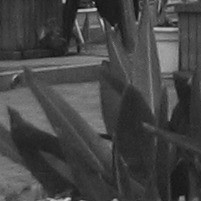
#> input picture object_recognition_templates/original.jpg, 201 x 201 px, found by its file name; its folder holds only this picture in this run
$ python object_recognition.py
#> lines starting #> are read from the running program, lines starting #| are printed output that depends on the picture
"""
IMAGE OBJECT RECOGNITION IN THE LOG-POLAR COORDINATE SYSTEM AND DETERMINING THE PARAMETERS OF ITS ROTATION AND SCALING
Recognizing objects in an image and determining the parameters of their spatial rotation and scaling with respect to a
source image using a correlation method in a polar-logarithmic coordinate system.
"""

import cv2
import numpy as np
import os

def read_image(image, text):
#> called with text = 'original.jpg'
    img = cv2.imread(image)
#> img is the input picture: shape (201, 201, 3); min 10, max 206, mean 68.8
    cv2.namedWindow(f"{text}", cv2.WINDOW_NORMAL)
    cv2.imshow(f"{text}", img)
    return img

def log_polar(image, text):
#> called with text = 'original.jpg'
    p = cv2.logPolar(image, (image.shape[0] / 2, image.shape[1] / 2), 40, cv2.WARP_FILL_OUTLIERS)
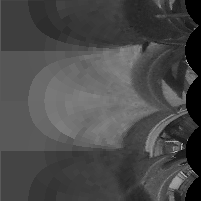
#> p: shape (201, 201, 3); min 0, max 194, mean 74.1
    cv2.namedWindow(f"{text} in log-polar coordinate system", cv2.WINDOW_NORMAL)
    cv2.imshow(f"{text} in log-polar coordinate system", p)
    return p

def cross_correlation(image, text):
#> called with text = 'original.jpg'
    t = np.concatenate((image, image), axis=0)
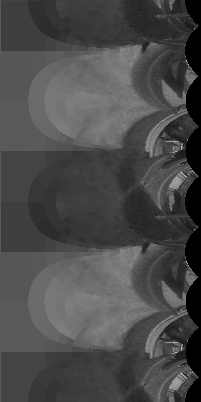
#> t: shape (402, 201, 3); min 0, max 194, mean 74.1
    small = np.concatenate((t, t), axis=1)
    corr = cv2.matchTemplate(image, small, cv2.TM_CCORR_NORMED)
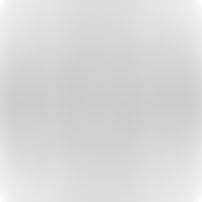
#> corr: shape (202, 202) float32; min 0.803, max 1, mean 0.852
    cv2.namedWindow(f"Cross-correlation function for {text}", cv2.WINDOW_NORMAL)
    cv2.imshow(f"Cross-correlation function for {text}", corr)

def scale_image(image, percent):
    width = int(image.shape[1] * percent / 100)
    height = int(image.shape[0] * percent / 100)
    scaled_image = (width, height)
    scaled_image = cv2.resize(image, scaled_image, interpolation=cv2.INTER_AREA)
    cv2.namedWindow(f"Image scaled by {percent}", cv2.WINDOW_NORMAL)
    cv2.imshow(f"Image scaled by {percent}", scaled_image)
    return scaled_image

if __name__ == '__main__':
    list_path = os.listdir('C:/Users/any12/PycharmProjects/Computer_vision/object_recognition_templates/')

    for i in range(len(list_path)):
        im = read_image('C:/Users/any12/PycharmProjects/Computer_vision/object_recognition_templates/' + list_path[i], list_path[i])
        lp = log_polar(im, list_path[i])
        cross_correlation(lp, list_path[i])

    original = cv2.imread('C:/Users/any12/PycharmProjects/Computer_vision/object_recognition_templates/' + list_path[0])

    for i in range(115, 145, 15):
        si = scale_image(original, i)
        lp = log_polar(si, f"{i}")
        cross_correlation(lp, f"{i}")
#> this loop made 2 passes
#> pass 1, in log_polar (call 2), `p = cv2.logPolar(image, (image.shape[0] / 2, image.shape[1] / 2), 40, ..`:
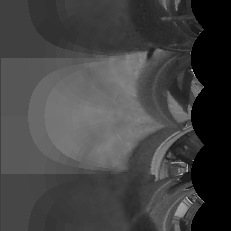
#> p: shape (231, 231, 3); min 0, max 204, mean 66.5
#> pass 1, in cross_correlation (call 2), `t = np.concatenate((image, image), axis=0)`:
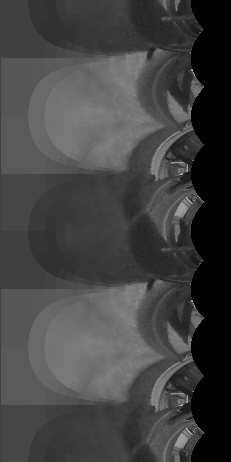
#> t: shape (462, 231, 3); min 0, max 204, mean 66.5
#> pass 1, in cross_correlation (call 2), `small = np.concatenate((t, t), axis=1)`:
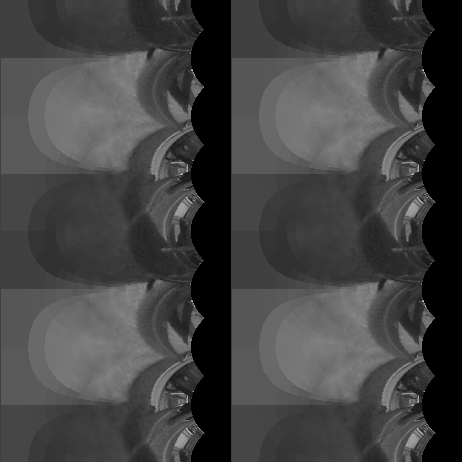
#> small: shape (462, 462, 3); min 0, max 204, mean 66.5
#> after the loop:
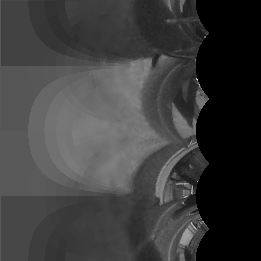
#> lp: shape (261, 261, 3); min 0, max 195, mean 60.6

    cv2.waitKey(0)
    cv2.destroyAllWindows()

$ run again, on object_recognition_templates/rotated_21.jpg
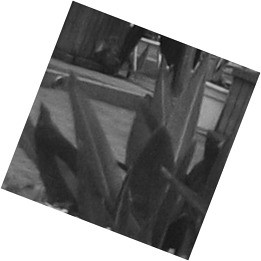
#> input picture object_recognition_templates/rotated_21.jpg, 261 x 261 px, found by its file name
#> in read_image, img is the input picture: shape (261, 261, 3); min 4, max 255, mean 144.4
#> the loop `for i in range(115, 145, 15):` made 2 passes
#> pass 1, in cross_correlation (call 2), `small = np.concatenate((t, t), axis=1)`:
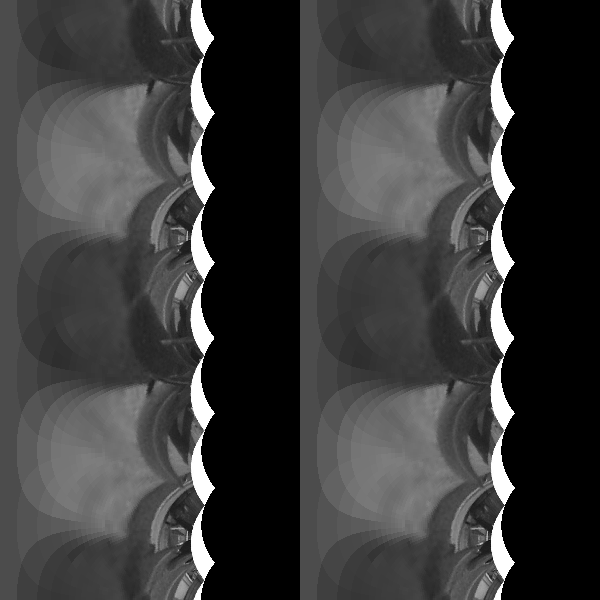
#> small: shape (600, 600, 3); min 0, max 255, mean 59.7
#> after the loop `for i in range(115, 145, 15):`:
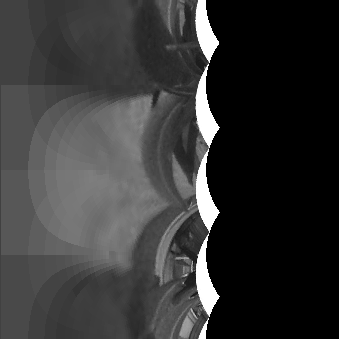
#> lp: shape (339, 339, 3); min 0, max 255, mean 54.1

$ run again, on object_recognition_templates/rotated_42.jpg
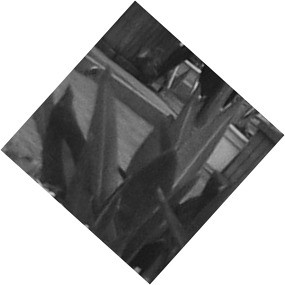
#> input picture object_recognition_templates/rotated_42.jpg, 285 x 285 px, found by its file name
#> in read_image, img is the input picture: shape (285, 285, 3); min 6, max 255, mean 162.2
#> the loop `for i in range(115, 145, 15):` made 2 passes
#> pass 1, in cross_correlation (call 2), `small = np.concatenate((t, t), axis=1)`:
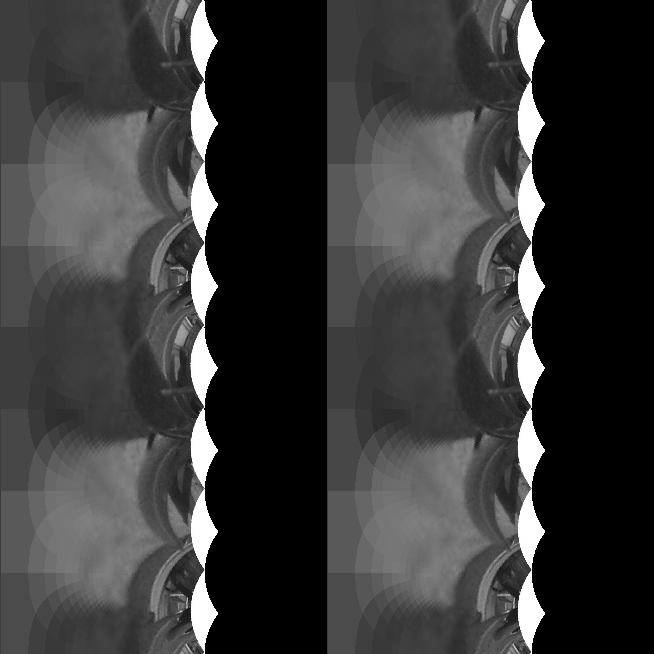
#> small: shape (654, 654, 3); min 0, max 255, mean 57.2
#> after the loop `for i in range(115, 145, 15):`:
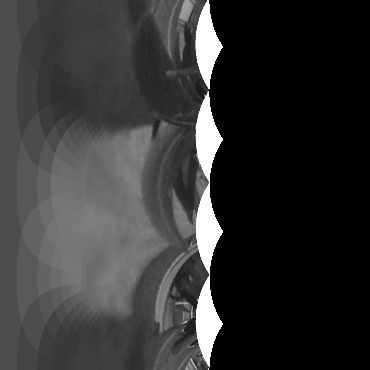
#> lp: shape (370, 370, 3); min 0, max 255, mean 52
